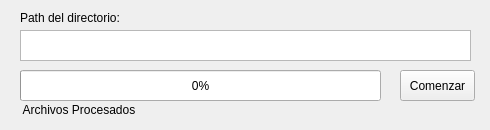
<?xml version="1.0" encoding="UTF-8"?>
<ui version="4.0">
 <class>Window</class>
 <widget class="QMainWindow" name="Window">
  <property name="geometry">
   <rect>
    <x>0</x>
    <y>0</y>
    <width>490</width>
    <height>130</height>
   </rect>
  </property>
  <property name="windowTitle">
   <string>PDF to CSV </string>
  </property>
  <widget class="QWidget" name="centralwidget">
   <widget class="QLabel" name="Texto_Path">
    <property name="geometry">
     <rect>
      <x>20</x>
      <y>10</y>
      <width>121</width>
      <height>16</height>
     </rect>
    </property>
    <property name="text">
     <string>Path del directorio:</string>
    </property>
   </widget>
   <widget class="QProgressBar" name="progressBar">
    <property name="geometry">
     <rect>
      <x>20</x>
      <y>70</y>
      <width>361</width>
      <height>31</height>
     </rect>
    </property>
    <property name="value">
     <number>0</number>
    </property>
   </widget>
   <widget class="QPushButton" name="comenzar">
    <property name="geometry">
     <rect>
      <x>400</x>
      <y>70</y>
      <width>75</width>
      <height>31</height>
     </rect>
    </property>
    <property name="text">
     <string>Comenzar</string>
    </property>
   </widget>
   <widget class="QLabel" name="label_3">
    <property name="geometry">
     <rect>
      <x>20</x>
      <y>120</y>
      <width>451</width>
      <height>31</height>
     </rect>
    </property>
    <property name="text">
     <string>© Eliaz Bobadilla 2021</string>
    </property>
    <property name="alignment">
     <set>Qt::AlignCenter</set>
    </property>
   </widget>
   <widget class="QLabel" name="label_4">
    <property name="geometry">
     <rect>
      <x>20</x>
      <y>100</y>
      <width>171</width>
      <height>20</height>
     </rect>
    </property>
    <property name="text">
     <string> Archivos Procesados</string>
    </property>
    <property name="alignment">
     <set>Qt::AlignLeading|Qt::AlignLeft|Qt::AlignVCenter</set>
    </property>
   </widget>
   <widget class="QLabel" name="label_2">
    <property name="geometry">
     <rect>
      <x>30</x>
      <y>150</y>
      <width>47</width>
      <height>13</height>
     </rect>
    </property>
    <property name="text">
     <string/>
    </property>
   </widget>
   <widget class="QTextEdit" name="folder">
    <property name="geometry">
     <rect>
      <x>20</x>
      <y>30</y>
      <width>451</width>
      <height>31</height>
     </rect>
    </property>
    <property name="html">
     <string>&lt;!DOCTYPE HTML PUBLIC &quot;-//W3C//DTD HTML 4.0//EN&quot; &quot;http://www.w3.org/TR/REC-html40/strict.dtd&quot;&gt;
&lt;html&gt;&lt;head&gt;&lt;meta name=&quot;qrichtext&quot; content=&quot;1&quot; /&gt;&lt;style type=&quot;text/css&quot;&gt;
p, li { white-space: pre-wrap; }
&lt;/style&gt;&lt;/head&gt;&lt;body style=&quot; font-family:'MS Shell Dlg 2'; font-size:8.25pt; font-weight:400; font-style:normal;&quot;&gt;
&lt;p style=&quot; margin-top:0px; margin-bottom:0px; margin-left:0px; margin-right:0px; -qt-block-indent:0; text-indent:0px;&quot;&gt;&lt;span style=&quot; font-size:8pt;&quot;&gt;&lt;/span&gt;&lt;/p&gt;&lt;/body&gt;&lt;/html&gt;</string>
    </property>
   </widget>
  </widget>
 </widget>
 <resources/>
 <connections/>
</ui>
